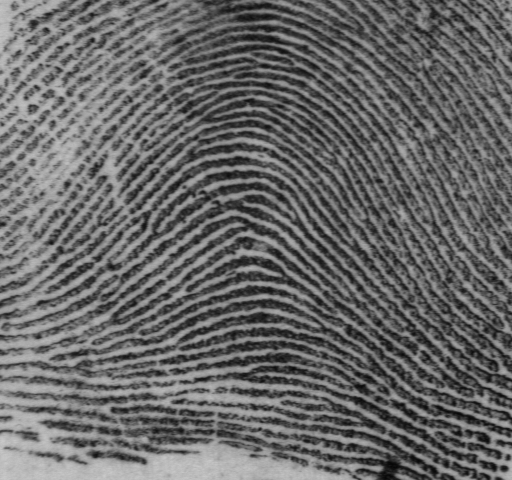
%> input picture myworkspace/picture_analyse_4/F0020.bmp, 512 x 480 px
$ octave dft_image.m   (GNU Octave 9; MATLAB toolbox functions it lacks are replaced by stand-ins)
%> lines starting %> are read from the running program, lines starting %| are printed output that depends on the picture
close all
I1 = imread('F0020.bmp');
%> I1 is the input picture: size 480x512 uint8; min 6, max 201, mean 103.9
I2 = imread('F0133.bmp');
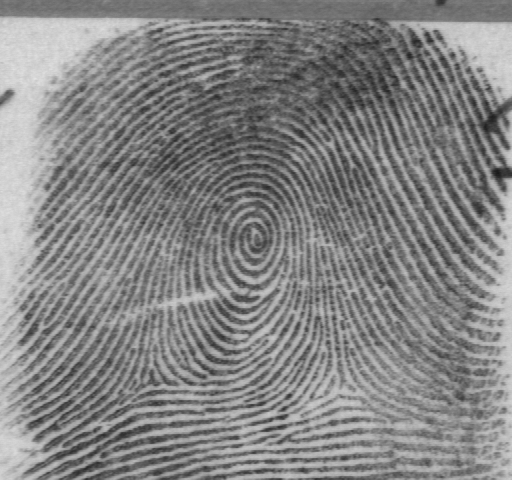
%> input picture myworkspace/picture_analyse_4/F0133.bmp, 512 x 480 px
%> I2 is the input picture: size 480x512 uint8; min 25, max 227, mean 132.2
I1 = im2double(I1);
%> I1: size 480x512 double
I2 = im2double(I2);
%> I2: size 480x512 double

F1 = fftshift(fft2(I1));
F2 = fftshift(fft2(I2));

figure(1),
subplot(2,2,1),imshow(I1);
subplot(2,2,2),imshow(I2);
subplot(2,2,3),imshow(1+log(abs(F1)),[]);
%> after `imshow(1+log(abs(F1)),[])`:
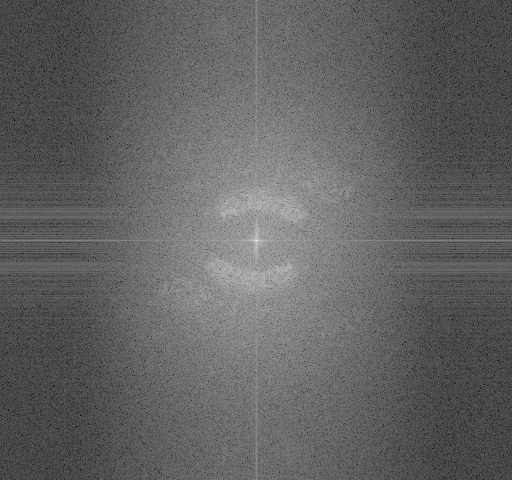
%> displayed picture: size 480x512, on the screen's scale of 0 to 255; min 0, max 255, mean 97.8
subplot(2,2,4),imshow(1+log(abs(F2)),[]);

figure(2),
I3 = I1(300:400,:);
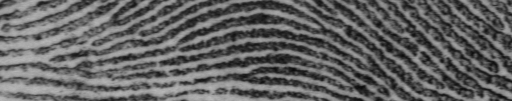
%> I3: size 101x512 double; min 0.0431, max 0.725, mean 0.385
F2 = fftshift(fft2(I3));
imshow(1+log(abs(F2)),[]);
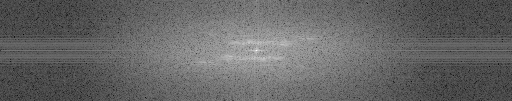
%> displayed picture: size 101x512, on the screen's scale of 0 to 255; min 0, max 255, mean 101.4
figure(3),
I3 = zeros(size(I1));
I3(300:400,:) = I1(300:400,:);
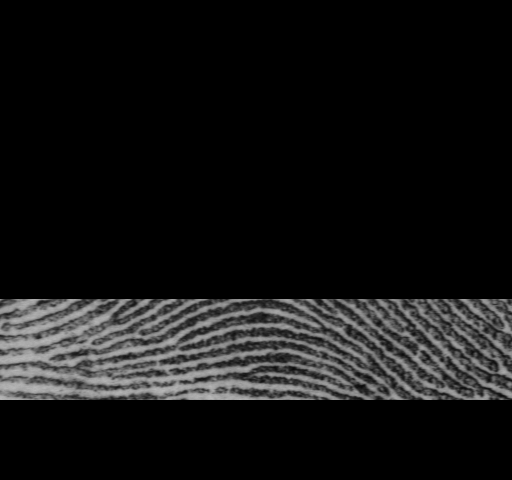
%> I3: size 480x512 double; min 0, max 0.725, mean 0.081
F2 = fftshift(fft2(I3));
imshow(1+log(abs(F2)),[]);
